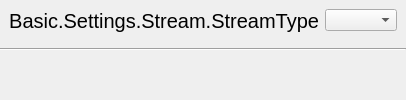
       <widget class="QWidget" name="streamPage">
        <layout class="QVBoxLayout" name="verticalLayout_5">
         <property name="leftMargin">
          <number>0</number>
         </property>
         <property name="topMargin">
          <number>0</number>
         </property>
         <property name="rightMargin">
          <number>0</number>
         </property>
         <property name="bottomMargin">
          <number>0</number>
         </property>
         <item>
          <widget class="QWidget" name="streamContainer" native="true">
           <property name="sizePolicy">
            <sizepolicy hsizetype="Preferred" vsizetype="Minimum">
             <horstretch>0</horstretch>
             <verstretch>0</verstretch>
            </sizepolicy>
           </property>
           <layout class="QVBoxLayout" name="verticalLayout_6">
            <property name="leftMargin">
             <number>0</number>
            </property>
            <property name="topMargin">
             <number>0</number>
            </property>
            <property name="rightMargin">
             <number>0</number>
            </property>
            <property name="bottomMargin">
             <number>0</number>
            </property>
            <item alignment="Qt::AlignTop">
             <widget class="QWidget" name="widget_5" native="true">
              <property name="sizePolicy">
               <sizepolicy hsizetype="Preferred" vsizetype="Maximum">
                <horstretch>0</horstretch>
                <verstretch>0</verstretch>
               </sizepolicy>
              </property>
              <layout class="QVBoxLayout" name="verticalLayout_7">
               <property name="leftMargin">
                <number>0</number>
               </property>
               <property name="topMargin">
                <number>0</number>
               </property>
               <property name="rightMargin">
                <number>0</number>
               </property>
               <property name="bottomMargin">
                <number>0</number>
               </property>
               <item>
                <widget class="QWidget" name="widget_6" native="true">
                 <layout class="QFormLayout" name="formLayout_8">
                  <property name="fieldGrowthPolicy">
                   <enum>QFormLayout::AllNonFixedFieldsGrow</enum>
                  </property>
                  <item row="0" column="0">
                   <widget class="QLabel" name="label_21">
                    <property name="minimumSize">
                     <size>
                      <width>170</width>
                      <height>0</height>
                     </size>
                    </property>
                    <property name="font">
                     <font>
                      <pointsize>15</pointsize>
                      <weight>50</weight>
                      <bold>false</bold>
                     </font>
                    </property>
                    <property name="text">
                     <string>Basic.Settings.Stream.StreamType</string>
                    </property>
                    <property name="alignment">
                     <set>Qt::AlignRight|Qt::AlignTrailing|Qt::AlignVCenter</set>
                    </property>
                    <property name="buddy">
                     <cstring>streamType</cstring>
                    </property>
                   </widget>
                  </item>
                  <item row="0" column="1">
                   <widget class="QComboBox" name="streamType"/>
                  </item>
                 </layout>
                </widget>
               </item>
               <item>
                <widget class="Line" name="line">
                 <property name="orientation">
                  <enum>Qt::Horizontal</enum>
                 </property>
                </widget>
               </item>
              </layout>
             </widget>
            </item>
           </layout>
          </widget>
         </item>
        </layout>
       </widget>
